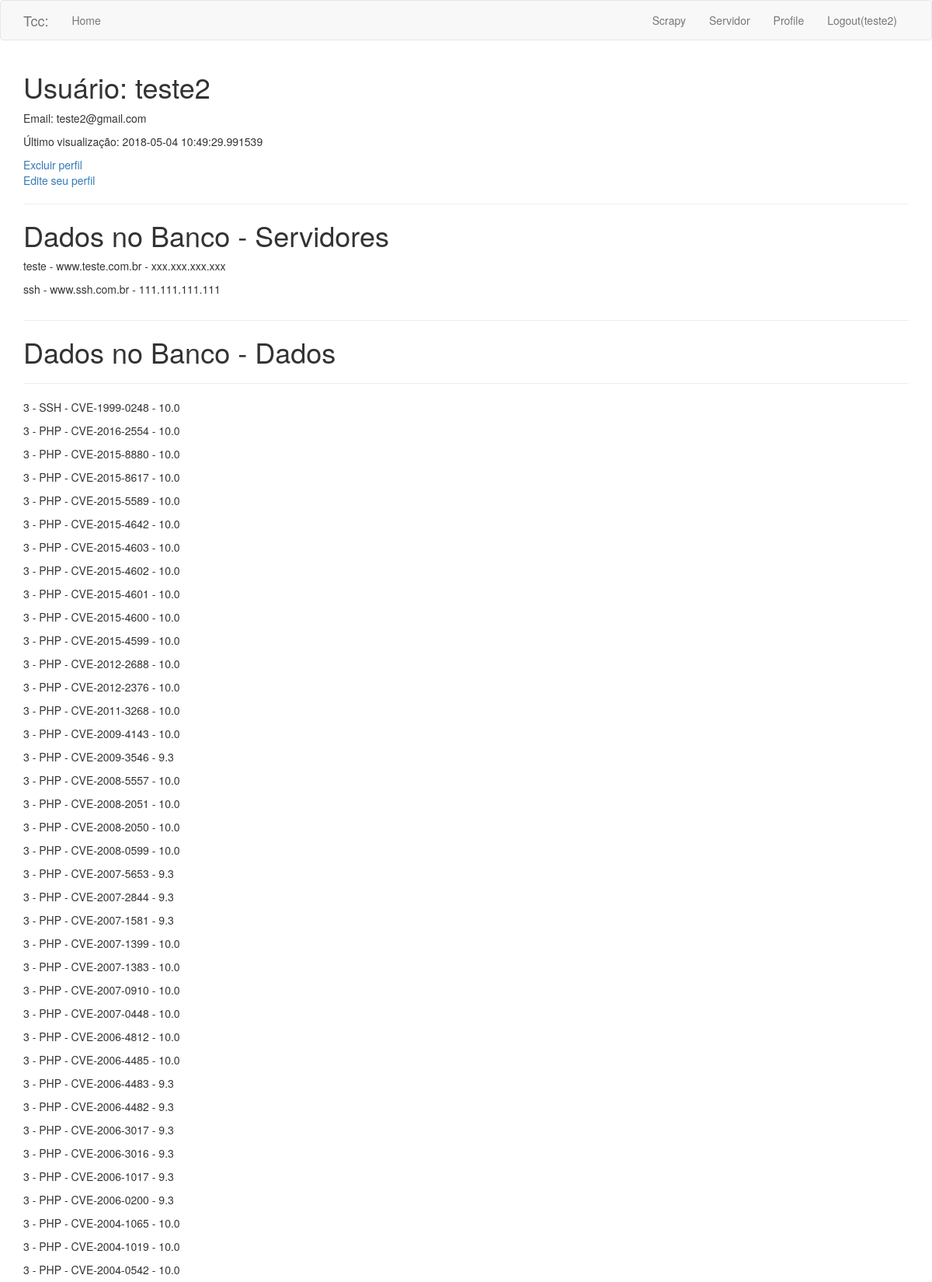
Page /usuario/teste2 (signed in, upper part) on the committed database.
### app/models.py (models this page shows, shortened)
class Usuario(UserMixin, db.Model):
    id = db.Column(db.Integer, primary_key=True)
    nome = db.Column(db.String(64), index=True, unique=True)
    email = db.Column(db.String(120), index=True, unique=True)
    password_hash = db.Column(db.String(128))
    last_seen = db.Column(db.DateTime, default=datetime.utcnow)
    resultados = db.relationship('Dados', backref='autor_usuario', lazy='dynamic')
    rel_servidor = db.relationship('Servidor', backref='rel_usuario', lazy='dynamic')

class Servidor(db.Model):
    id = db.Column(db.Integer, primary_key=True)
    nome = db.Column(db.String(140))#remover esta coluna
    url = db.Column(db.String(255))
    ip = db.Column(db.String(25))
    usuario_id = db.Column(db.Integer, db.ForeignKey('usuario.id'))

class Dados(db.Model):
    id = db.Column(db.Integer, primary_key=True)
    usuario_id = db.Column(db.Integer, db.ForeignKey('usuario.id'))
    produto = db.Column(db.String(20))
    cveid = db.Column(db.String(25))
    tipo = db.Column(db.String(25))
    datacorrecao = db.Column(db.String(50))
    nota = db.Column(db.String(10))
    acesso = db.Column(db.String(100))
    comentario = db.Column(db.String(5000))

### app/routes.py (the view)
@app.route('/usuario/<username>')
@login_required
def user(username):
    user = Usuario.query.filter_by(nome=username).first_or_404()
    dados = Dados.query.filter_by(usuario_id=current_user.id)
    servidores = Servidor.query.filter_by(usuario_id=current_user.id)
    return render_template('user.html', user=user, dados=dados, servidores=servidores)

### app/models.py (called while the page is built)
@login.user_loader
def load_user(id):
    return Usuario.query.get(int(id))

### app/routes.py (called while the page is built)
@app.before_request
def before_request():
    if current_user.is_authenticated:
        current_user.last_seen = datetime.utcnow()
        db.session.commit()

### app/templates/user.html (shortened to what this page needs)
{% extends "base.html" %}
{% block app_content %}
    <h1>Usuário: {{ user.nome }}</h1>
    <p>Email: {{ user.email }}</p>
    {% if user.last_seen %}
        <p>Último visualização: {{ user.last_seen }}</p>
    {% endif %}
    <a href="{{ url_for('deletar') }}">Excluir perfil</a>
    {% if user == current_user %}
        <p><a href="{{ url_for('edit_profile') }}">Edite seu perfil</a></p>
    {% endif %}
    <hr>
        <h1>Dados no Banco - Servidores</h1>
    <table>
        {% for servidor in servidores %}
        <tr>
            <td>
                <p>
                    {{ servidor.nome }} -
                    {{ servidor.url }} -
                    {{ servidor.ip }}
                </p>
            </td>
        </tr>
        {% endfor %}
    </table>
    <hr>
        <h1>Dados no Banco - Dados</h1>
    <hr>
    <table>
        {% for dado in dados %}
        <tr>
            <td>
                <p>
                    {{ dado.usuario_id }} -
                    {{ dado.produto }} -
                    {{ dado.cveid }} -
                    {{ dado.nota }}
                </p>
            </td>
        </tr>
        {% endfor %}
    </table>
{% endblock %}

### app/templates/base.html (shortened to what this page needs)
{% extends 'bootstrap/base.html' %}
{% block navbar %}
    <nav class="navbar navbar-default">
        <div class="container">
            <div class="navbar-header">
            <a class="navbar-brand" href="{{ url_for('index') }}">Tcc:</a>
        </div>
        <div class="collapse navbar-collapse" id="bs-example-navbar-collapse-1">
            <ul class="nav navbar-nav">
                <li><a href="{{ url_for('index') }}">Home</a></li>
            </ul>
            <ul class="nav navbar-nav navbar-right">
            {% if current_user.is_anonymous %}
                <li><a href="{{ url_for('login') }}">Login</a></li>
            {% else %}
                <li><a href="{{ url_for('scrapy') }}">Scrapy</a></li>
                <li><a href="{{ url_for('servidor') }}">Servidor</a></li>
                <li><a href="{{ url_for('user', username=current_user.nome) }}">Profile</a></li>
                <li><a href="{{ url_for('logout') }}">Logout({{ current_user.nome }})</a></li>
            {% endif %}
            </ul>
            </div>
        </div>
    </nav>
    {% endblock %}
    {% block content %}
        <div class="container">
            {% block app_content %}{% endblock %}
        </div>
    {% endblock %}

### rows in the picture
Usuario: nome "teste2", email "teste2@gmail.com", last_seen "2018-05-04 10:49:29.991539"
Servidor: nome "teste", url "www.teste.com.br", ip "xxx.xxx.xxx.xxx"
Servidor: nome "ssh", url "www.ssh.com.br", ip "111.111.111.111"
Dados: usuario_id "3", produto "SSH", cveid "CVE-1999-0248", nota "10.0"
Dados: usuario_id "3", produto "PHP", cveid "CVE-2016-2554", nota "10.0"
Dados: usuario_id "3", produto "PHP", cveid "CVE-2015-8880", nota "10.0"
Dados: usuario_id "3", produto "PHP", cveid "CVE-2015-8617", nota "10.0"
Dados: usuario_id "3", produto "PHP", cveid "CVE-2015-5589", nota "10.0"
Dados: usuario_id "3", produto "PHP", cveid "CVE-2015-4642", nota "10.0"
Dados: usuario_id "3", produto "PHP", cveid "CVE-2015-4603", nota "10.0"
Dados: usuario_id "3", produto "PHP", cveid "CVE-2015-4602", nota "10.0"
Dados: usuario_id "3", produto "PHP", cveid "CVE-2015-4601", nota "10.0"
Dados: usuario_id "3", produto "PHP", cveid "CVE-2015-4600", nota "10.0"
Dados: usuario_id "3", produto "PHP", cveid "CVE-2015-4599", nota "10.0"
Dados: usuario_id "3", produto "PHP", cveid "CVE-2012-2688", nota "10.0"
Dados: usuario_id "3", produto "PHP", cveid "CVE-2012-2376", nota "10.0"
Dados: usuario_id "3", produto "PHP", cveid "CVE-2011-3268", nota "10.0"
Dados: usuario_id "3", produto "PHP", cveid "CVE-2009-4143", nota "10.0"
Dados: usuario_id "3", produto "PHP", cveid "CVE-2009-3546", nota "9.3"
Dados: usuario_id "3", produto "PHP", cveid "CVE-2008-5557", nota "10.0"
Dados: usuario_id "3", produto "PHP", cveid "CVE-2008-2051", nota "10.0"
Dados: usuario_id "3", produto "PHP", cveid "CVE-2008-2050", nota "10.0"
Dados: usuario_id "3", produto "PHP", cveid "CVE-2008-0599", nota "10.0"
Dados: usuario_id "3", produto "PHP", cveid "CVE-2007-5653", nota "9.3"
Dados: usuario_id "3", produto "PHP", cveid "CVE-2007-2844", nota "9.3"
Dados: usuario_id "3", produto "PHP", cveid "CVE-2007-1581", nota "9.3"
Dados: usuario_id "3", produto "PHP", cveid "CVE-2007-1399", nota "10.0"
Dados: usuario_id "3", produto "PHP", cveid "CVE-2007-1383", nota "10.0"
Dados: usuario_id "3", produto "PHP", cveid "CVE-2007-0910", nota "10.0"
Dados: usuario_id "3", produto "PHP", cveid "CVE-2007-0448", nota "10.0"
Dados: usuario_id "3", produto "PHP", cveid "CVE-2006-4812", nota "10.0"
Dados: usuario_id "3", produto "PHP", cveid "CVE-2006-4485", nota "10.0"
Dados: usuario_id "3", produto "PHP", cveid "CVE-2006-4483", nota "9.3"
Dados: usuario_id "3", produto "PHP", cveid "CVE-2006-4482", nota "9.3"
Dados: usuario_id "3", produto "PHP", cveid "CVE-2006-3017", nota "9.3"
Dados: usuario_id "3", produto "PHP", cveid "CVE-2006-3016", nota "9.3"
Dados: usuario_id "3", produto "PHP", cveid "CVE-2006-1017", nota "9.3"
Dados: usuario_id "3", produto "PHP", cveid "CVE-2006-0200", nota "9.3"
Dados: usuario_id "3", produto "PHP", cveid "CVE-2004-1065", nota "10.0"
Dados: usuario_id "3", produto "PHP", cveid "CVE-2004-1019", nota "10.0"
Dados: usuario_id "3", produto "PHP", cveid "CVE-2004-0542", nota "10.0"
